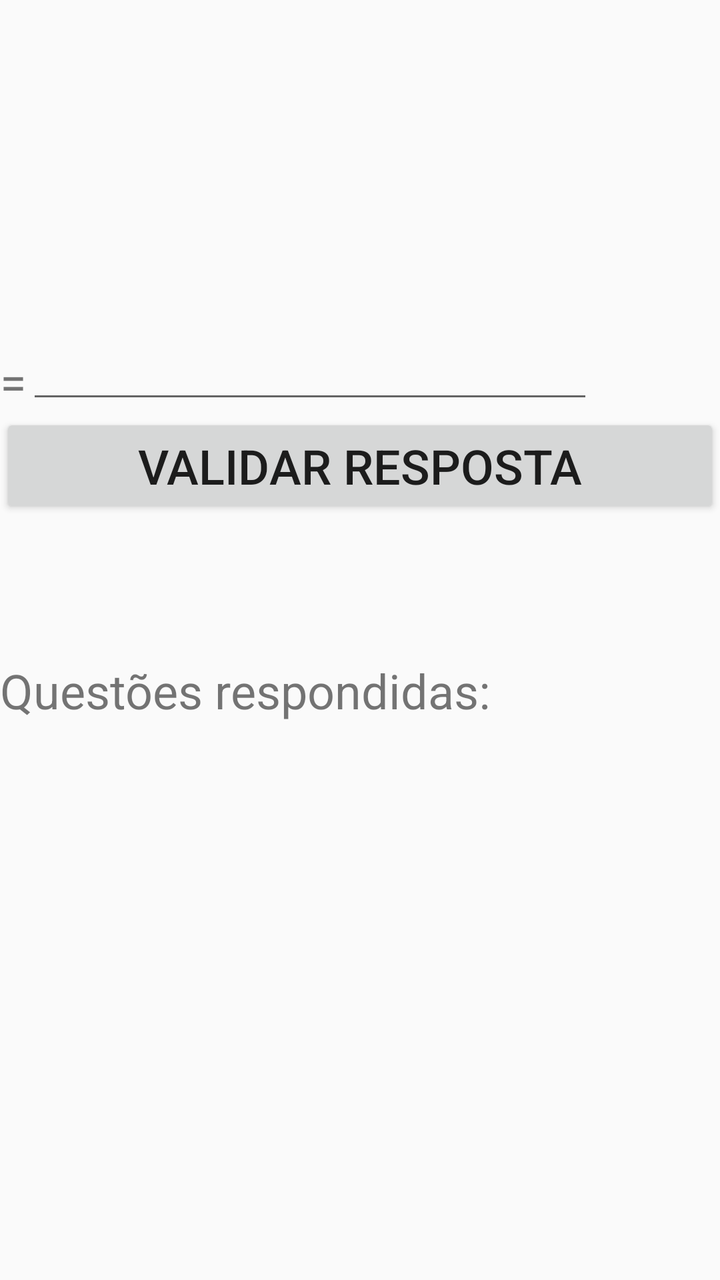
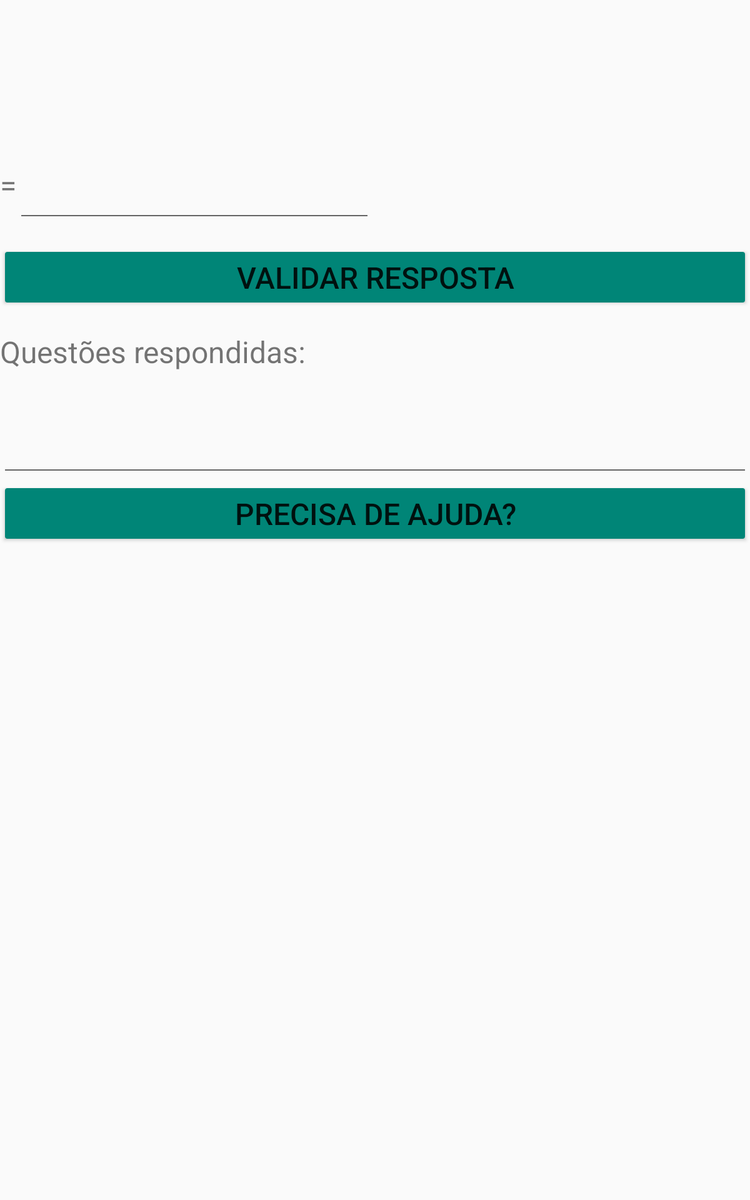

The same Android screen from two of the app's own layout files: first res/layout/ as a phone draws it, then the repository's variant for another configuration, drawn on a device whose configuration selects that folder. Both files follow.
<!-- AndroidManifest.xml: application theme AppTheme -->
<!-- res/layout/fragment_game_play.xml -->
<?xml version="1.0" encoding="utf-8"?>
<LinearLayout xmlns:android="http://schemas.android.com/apk/res/android"
    android:layout_width="match_parent"
    android:layout_height="match_parent"
    android:orientation="vertical">

    <Space
        android:layout_width="match_parent"
        android:layout_height="142dp" />

    <TextView
        android:id="@+id/questionTXT"
        android:layout_width="match_parent"
        android:layout_height="wrap_content"
        android:textSize="24sp" />

    <TableLayout
        android:layout_width="match_parent"
        android:layout_height="wrap_content">

        <TableRow
            android:layout_width="match_parent"
            android:layout_height="63dp">

            <TableRow
                android:layout_width="match_parent"
                android:layout_height="match_parent">

            </TableRow>

            <TextView
                android:id="@+id/equalsTXT"
                android:layout_width="match_parent"
                android:layout_height="wrap_content"
                android:text="="
                android:textSize="24sp" />

            <TableRow
                android:layout_width="match_parent"
                android:layout_height="match_parent">

                <EditText
                    android:id="@+id/replyText"
                    android:layout_width="match_parent"
                    android:layout_height="wrap_content"
                    android:ems="10"
                    android:inputType="number"
                    android:textSize="24sp" />
            </TableRow>

        </TableRow>

    </TableLayout>

    <Button
        android:id="@+id/checkButton"
        android:layout_width="match_parent"
        android:layout_height="wrap_content"
        android:text="Validar Resposta"
        android:textSize="24sp" />

    <Space
        android:layout_width="match_parent"
        android:layout_height="70dp" />

    <TextView
        android:id="@+id/counterTXT"
        android:layout_width="match_parent"
        android:layout_height="wrap_content"
        android:text="Questões respondidas:"
        android:textSize="24sp" />

    <Space
        android:layout_width="match_parent"
        android:layout_height="54dp" />

    <EditText
        android:id="@+id/gameTipsTxt"
        android:layout_width="match_parent"
        android:layout_height="316dp"
        android:textSize="24sp" />

</LinearLayout>
<!-- resources referenced by this layout -->
<resources>
  <style name="AppTheme" parent="Theme.AppCompat.Light.DarkActionBar">
          
          <item name="colorPrimary">@color/colorPrimary</item>
          <item name="colorPrimaryDark">@color/colorPrimaryDark</item>
          <item name="colorAccent">@color/colorAccent</item>
      </style>
  <color name="colorPrimary">#008577</color>
  <color name="colorPrimaryDark">#00574B</color>
  <color name="colorAccent">#D81B60</color>
</resources>
<!-- res/layout-sw600dp/fragment_game_play.xml (the repository's variant of the layout above) -->
<!-- drawn on a 7-inch tablet held upright -->
<?xml version="1.0" encoding="utf-8"?>
<LinearLayout xmlns:android="http://schemas.android.com/apk/res/android"
    android:layout_width="match_parent"
    android:layout_height="match_parent"
    android:orientation="vertical">

    <ScrollView
        android:layout_width="match_parent"
        android:layout_height="match_parent">

        <LinearLayout
            android:layout_width="match_parent"
            android:layout_height="wrap_content"
            android:orientation="vertical" >

            <Space
                android:layout_width="match_parent"
                android:layout_height="99dp" />

            <TextView
                android:id="@+id/questionTXT"
                android:layout_width="match_parent"
                android:layout_height="wrap_content"
                android:textSize="24sp" />

            <TableLayout
                android:layout_width="match_parent"
                android:layout_height="64dp">

                <TableRow
                    android:layout_width="match_parent"
                    android:layout_height="39dp">

                    <TableRow
                        android:layout_width="match_parent"
                        android:layout_height="match_parent">

                        <TextView
                            android:id="@+id/equalsTXT"
                            android:layout_width="match_parent"
                            android:layout_height="wrap_content"
                            android:text="="
                            android:textSize="24sp" />
                    </TableRow>

                    <TableRow
                        android:layout_width="match_parent"
                        android:layout_height="match_parent">

                        <EditText
                            android:id="@+id/replyText"
                            android:layout_width="match_parent"
                            android:layout_height="wrap_content"
                            android:ems="10"
                            android:inputType="numberSigned"
                            android:maxLength="4"
                            android:textSize="24sp" />
                    </TableRow>

                </TableRow>

            </TableLayout>

            <Button
                android:id="@+id/checkButton"
                android:layout_width="match_parent"
                android:layout_height="wrap_content"
                android:backgroundTint="@color/colorPrimary"
                android:text="Validar Resposta"
                android:textSize="24sp" />

            <Space
                android:layout_width="match_parent"
                android:layout_height="17dp" />

            <TextView
                android:id="@+id/counterTXT"
                android:layout_width="match_parent"
                android:layout_height="wrap_content"
                android:text="Questões respondidas:"
                android:textSize="24sp" />

            <Space
                android:layout_width="match_parent"
                android:layout_height="19dp" />

            <EditText
                android:id="@+id/gameTipsTxt"
                android:layout_width="match_parent"
                android:layout_height="68dp"
                android:editable="false"
                android:textSize="24sp" />

            <Button
                android:id="@+id/tipButton"
                android:layout_width="match_parent"
                android:layout_height="wrap_content"
                android:backgroundTint="@color/colorPrimary"
                android:text="Precisa de Ajuda?"
                android:textSize="24sp" />
        </LinearLayout>
    </ScrollView>

</LinearLayout>
<!-- resources referenced by the variant -->
<!-- as a 7-inch tablet held upright resolves them -->
<resources>
  <color name="colorPrimary">#008577</color>
  <style name="AppTheme" parent="Theme.AppCompat.Light.DarkActionBar">
          
          <item name="colorPrimary">@color/colorPrimary</item>
          <item name="colorPrimaryDark">@color/colorPrimaryDark</item>
          <item name="colorAccent">@color/colorAccent</item>
      </style>
  <color name="colorPrimaryDark">#00574B</color>
  <color name="colorAccent">#D81B60</color>
</resources>
